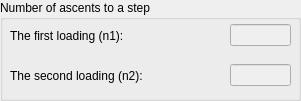
  <widget class="QGroupBox" name="groupBox_4">
   <property name="geometry">
    <rect>
     <x>10</x>
     <y>420</y>
     <width>301</width>
     <height>101</height>
    </rect>
   </property>
   <property name="title">
    <string>Number of ascents to a step</string>
   </property>
   <widget class="QWidget" name="horizontalLayoutWidget_17">
    <property name="geometry">
     <rect>
      <x>230</x>
      <y>20</y>
      <width>61</width>
      <height>31</height>
     </rect>
    </property>
    <layout class="QHBoxLayout" name="horizontalLayout_17">
     <item>
      <widget class="QLineEdit" name="len1">
       <property name="enabled">
        <bool>false</bool>
       </property>
      </widget>
     </item>
    </layout>
   </widget>
   <widget class="QWidget" name="horizontalLayoutWidget_18">
    <property name="geometry">
     <rect>
      <x>10</x>
      <y>20</y>
      <width>201</width>
      <height>31</height>
     </rect>
    </property>
    <layout class="QHBoxLayout" name="horizontalLayout_18">
     <item>
      <widget class="QLabel" name="label_9">
       <property name="text">
        <string>The first loading (n1):</string>
       </property>
      </widget>
     </item>
    </layout>
   </widget>
   <widget class="QWidget" name="horizontalLayoutWidget_19">
    <property name="geometry">
     <rect>
      <x>230</x>
      <y>60</y>
      <width>61</width>
      <height>31</height>
     </rect>
    </property>
    <layout class="QHBoxLayout" name="horizontalLayout_19">
     <item>
      <widget class="QLineEdit" name="len2">
       <property name="enabled">
        <bool>false</bool>
       </property>
      </widget>
     </item>
    </layout>
   </widget>
   <widget class="QWidget" name="horizontalLayoutWidget_20">
    <property name="geometry">
     <rect>
      <x>10</x>
      <y>60</y>
      <width>201</width>
      <height>31</height>
     </rect>
    </property>
    <layout class="QHBoxLayout" name="horizontalLayout_20">
     <item>
      <widget class="QLabel" name="label_10">
       <property name="text">
        <string>The second loading (n2):</string>
       </property>
      </widget>
     </item>
    </layout>
   </widget>
  </widget>
